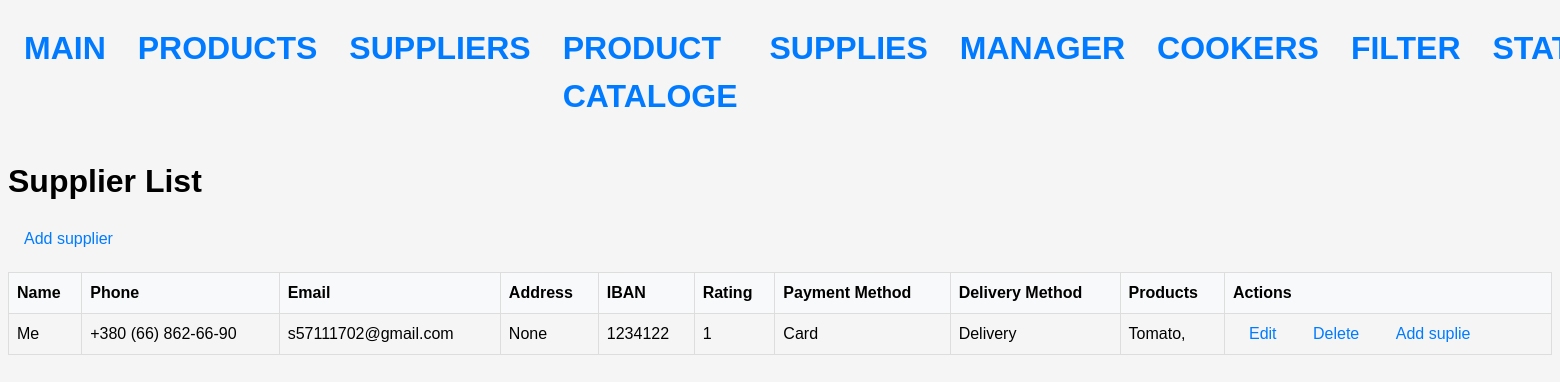
Page /suppliers/ on the earlier database version.
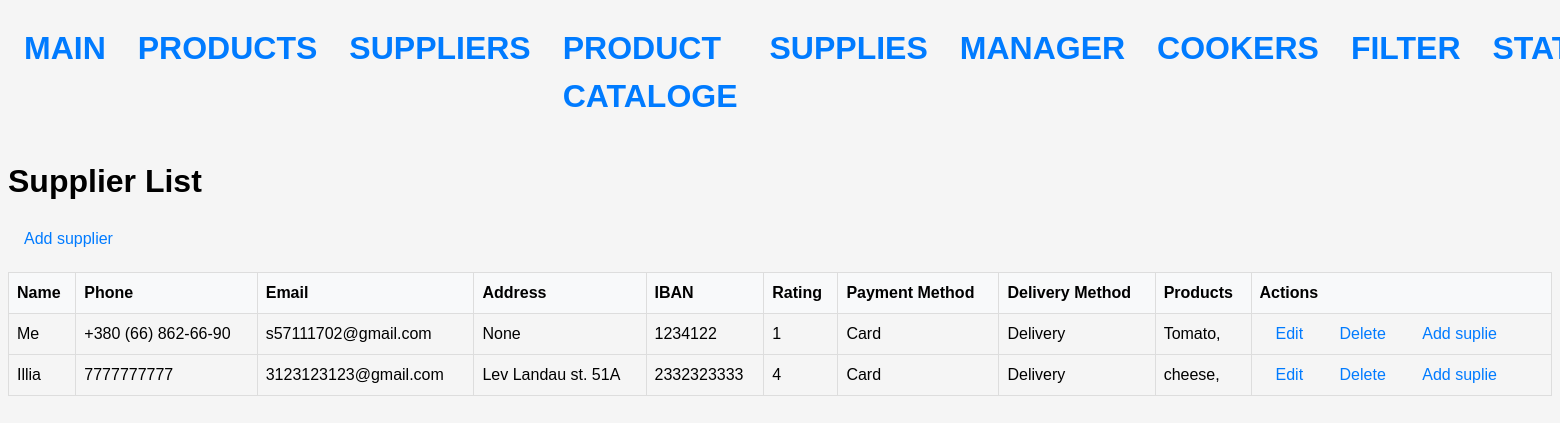
Same page on the later database version.
### stock/models.py (models this page shows, shortened)
class Supplier(Model):
    name = models.CharField(max_length=64)
    phone = models.CharField(max_length=24)
    email = models.CharField(max_length=64)
    address = models.CharField(max_length=128)
    iban = models.IntegerField()
    rating = models.IntegerField(validators=[MaxValueValidator(5)])
    payment_method = models.ForeignKey(Payment, on_delete=models.SET_NULL, null=True)
    delivery_method = models.ForeignKey(Delivery, on_delete=models.SET_NULL, null=True)

class Payment(Model):
    name = models.CharField(max_length=64)

class Delivery(Model):
    name = models.CharField(max_length=64)

class SupplierProduct(Model):
    product = models.ForeignKey(Product, on_delete=models.CASCADE, null=True)
    supplier = models.ForeignKey(Supplier, on_delete=models.CASCADE, null=True)
    price = models.FloatField()

class Product(Model):
    name = models.CharField(max_length=64)
    term = models.IntegerField()
    measure = models.ForeignKey(Measure, on_delete=models.CASCADE)

### stock/views.py (the view)
# urls.py: path('suppliers/', SupplierListView.as_view(), name='supplier'),
class SupplierListView(ListView):
    model = Supplier
    template_name = 'supplier/supplier_list.html'
    context_object_name = 'suppliers'

### templates/supplier/supplier_list.html (shortened to what this page needs)
{% extends 'base.html' %}
{% block content %}
  <h1>Supplier List</h1>
  <a href="{% url 'supplier_create' %}" class="btn btn-success">Add supplier</a>
  <table>
    <thead>
      <tr>
        <th>Name</th>
        <th>Phone</th>
        <th>Email</th>
        <th>Address</th>
        <th>IBAN</th>
        <th>Rating</th>
        <th>Payment Method</th>
        <th>Delivery Method</th>
        <th>Products</th>
        <th>Actions</th>
      </tr>
    </thead>
    <tbody>
      {% for supplier in suppliers %}
        <tr>
          <td>{{ supplier.name }}</td>
          <td>{{ supplier.phone }}</td>
          <td>{{ supplier.email }}</td>
          <td>{{ supplier.address }}</td>
          <td>{{ supplier.iban }}</td>
          <td>{{ supplier.rating }}</td>
          <td>{{ supplier.payment_method.name }}</td>
          <td>{{ supplier.delivery_method.name }}</td>
          <td>
            {% for supplierproduct in supplier.supplierproduct_set.all %}
              {{ supplierproduct.product.name }},
            {% endfor %}
          </td>
          <td>
            <a href="{% url 'supplier_update' supplier.pk %}">Edit</a>
            <a href="{% url 'supplier_delete' supplier.pk %}">Delete</a>
              <a href={% url 'create_supplies' supplier.id %}>Add suplie</a>
          </td>
        </tr>
      {% endfor %}
    </tbody>
  </table>
{% endblock %}

Differences in the rows shown:
added Supplier: name "Illia", phone "7777777777", email "3123123123@gmail.com", address "Lev Landau st. 51A", iban "2332323333", rating "4", payment_method.name "Card", delivery_method.name "Delivery"
added SupplierProduct: product.name "cheese", shown under "Illia"
